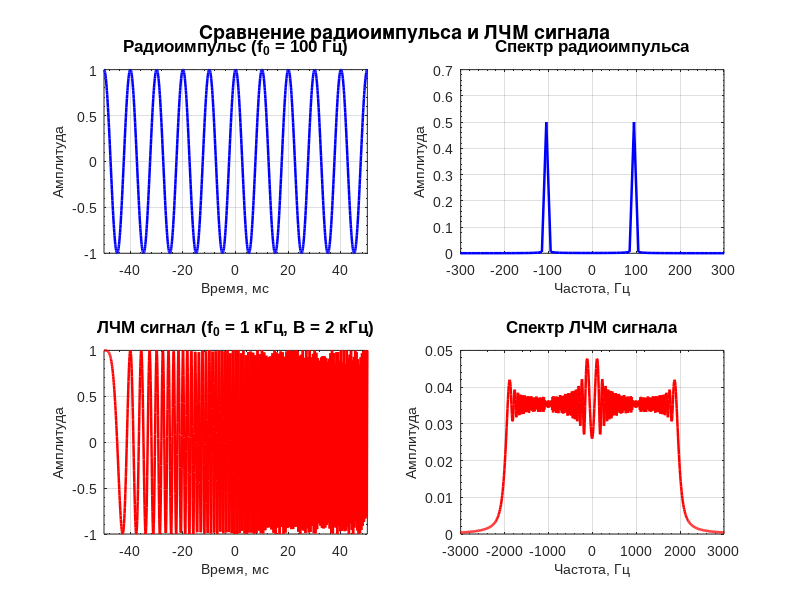

The MATLAB source for this figure:
% Задание 5. Сравнение радиоимпульса и ЛЧМ сигнала

function main()
    %% Инициализация и параметры
    clear all;
    close all;
    format compact;
    clc;
    
    % Общие параметры
    sampling_rate = 10e3;       % Частота дискретизации [Гц]
    pulse_duration = 0.1;       % Длительность импульса [сек]
    time_vector = -pulse_duration/2:1/sampling_rate:pulse_duration/2;
    N = length(time_vector);
    freq_vector = (-N/2:N/2-1)*(sampling_rate/N); % Частотная ось [Гц]
    
    %% 1. Генерация радиоимпульса
    carrier_freq = 100;         % Несущая частота [Гц]
    rect_envelope = double(abs(time_vector) <= pulse_duration/2);
    radio_pulse = rect_envelope .* cos(2*pi*carrier_freq*time_vector);
    
    % Расчет спектра
    radio_spectrum = abs(fftshift(fft(radio_pulse))) / N;
    
    %% 2. Генерация ЛЧМ сигнала
    bandwidth = 2000;           % Полоса частот [Гц]
    chirp_rate = bandwidth / pulse_duration;
    center_freq = 1000;         % Центральная частота [Гц]
    
    % Формирование ЛЧМ сигнала
    lfm_pulse = rect_envelope .* cos(2*pi*(center_freq*time_vector + 0.5*chirp_rate*time_vector.^2));
    
    % Расчет спектра
    lfm_spectrum = abs(fftshift(fft(lfm_pulse))) / N;
    
    %% Визуализация результатов
    fig = figure('Name', 'Сравнение сигналов', ...
                'Position', [100 100 1000 800], ...
                'Color', 'w');
    
    % 1. График радиоимпульса
    subplot(2,2,1);
    plot(time_vector*1e3, radio_pulse, 'b', 'LineWidth', 1.8);
    xlabel('Время, мс', 'FontSize', 10);
    ylabel('Амплитуда', 'FontSize', 10);
    title('Радиоимпульс (f_0 = 100 Гц)', 'FontSize', 12);
    grid on;
    xlim([-50 50]);
    set(gca, 'FontName', 'Arial', 'XMinorTick', 'on', 'YMinorTick', 'on');
    
    % 2. Спектр радиоимпульса
    subplot(2,2,2);
    plot(freq_vector, radio_spectrum, 'b', 'LineWidth', 1.8);
    xlabel('Частота, Гц', 'FontSize', 10);
    ylabel('Амплитуда', 'FontSize', 10);
    title('Спектр радиоимпульса', 'FontSize', 12);
    grid on;
    xlim([-300 300]);
    set(gca, 'FontName', 'Arial', 'XMinorTick', 'on', 'YMinorTick', 'on');
    
    % 3. График ЛЧМ сигнала
    subplot(2,2,3);
    plot(time_vector*1e3, lfm_pulse, 'r', 'LineWidth', 1.8);
    xlabel('Время, мс', 'FontSize', 10);
    ylabel('Амплитуда', 'FontSize', 10);
    title(['ЛЧМ сигнал (f_0 = ' num2str(center_freq/1e3) ' кГц, B = ' num2str(bandwidth/1e3) ' кГц)'], 'FontSize', 12);
    grid on;
    xlim([-50 50]);
    set(gca, 'FontName', 'Arial', 'XMinorTick', 'on', 'YMinorTick', 'on');
    
    % 4. Спектр ЛЧМ сигнала
    subplot(2,2,4);
    plot(freq_vector, lfm_spectrum, 'r', 'LineWidth', 1.8);
    xlabel('Частота, Гц', 'FontSize', 10);
    ylabel('Амплитуда', 'FontSize', 10);
    title('Спектр ЛЧМ сигнала', 'FontSize', 12);
    grid on;
    xlim([-3e3 3e3]);
    set(gca, 'FontName', 'Arial', 'XMinorTick', 'on', 'YMinorTick', 'on');
    
    %% Общее оформление
    annotation(fig, 'textbox', [0.25 0.93 0.5 0.05], ...
              'String', 'Сравнение радиоимпульса и ЛЧМ сигнала', ...
              'EdgeColor', 'none', 'FontSize', 14, ...
              'FontWeight', 'bold', 'HorizontalAlignment', 'center');    
end